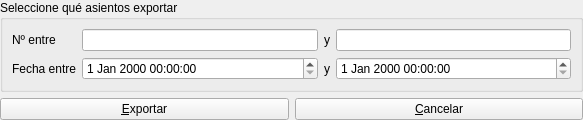
<?xml version="1.0" encoding="UTF-8"?>
<ui version="4.0">
 <class>Form</class>
 <widget class="QWidget" name="Form">
  <property name="geometry">
   <rect>
    <x>0</x>
    <y>0</y>
    <width>583</width>
    <height>115</height>
   </rect>
  </property>
  <property name="windowTitle">
   <string>Exportar a Contaplus</string>
  </property>
  <layout class="QGridLayout" name="gridLayout_2">
   <property name="leftMargin">
    <number>0</number>
   </property>
   <property name="topMargin">
    <number>0</number>
   </property>
   <property name="rightMargin">
    <number>0</number>
   </property>
   <property name="bottomMargin">
    <number>0</number>
   </property>
   <item row="0" column="0" colspan="2">
    <widget class="QGroupBox" name="groupBox">
     <property name="title">
      <string>Seleccione qué asientos exportar</string>
     </property>
     <layout class="QGridLayout" name="gridLayout">
      <item row="0" column="0">
       <widget class="QLabel" name="label">
        <property name="text">
         <string>Nº entre</string>
        </property>
       </widget>
      </item>
      <item row="0" column="1">
       <widget class="DBNumberEdit" name="db_numero1">
        <property name="decimalNumbers">
         <number>0</number>
        </property>
       </widget>
      </item>
      <item row="0" column="2">
       <widget class="QLabel" name="label_2">
        <property name="text">
         <string>y</string>
        </property>
       </widget>
      </item>
      <item row="0" column="3">
       <widget class="DBNumberEdit" name="db_numero2">
        <property name="decimalNumbers">
         <number>0</number>
        </property>
       </widget>
      </item>
      <item row="1" column="0">
       <widget class="QLabel" name="label_3">
        <property name="text">
         <string>Fecha entre</string>
        </property>
       </widget>
      </item>
      <item row="1" column="1">
       <widget class="DBDateTimeEdit" name="db_fecha1"/>
      </item>
      <item row="1" column="2">
       <widget class="QLabel" name="label_4">
        <property name="text">
         <string>y</string>
        </property>
       </widget>
      </item>
      <item row="1" column="3">
       <widget class="DBDateTimeEdit" name="db_fecha2"/>
      </item>
     </layout>
    </widget>
   </item>
   <item row="1" column="0">
    <widget class="QPushButton" name="pbExportar">
     <property name="text">
      <string>&amp;Exportar</string>
     </property>
    </widget>
   </item>
   <item row="1" column="1">
    <widget class="QPushButton" name="pbCancel">
     <property name="text">
      <string>&amp;Cancelar</string>
     </property>
    </widget>
   </item>
  </layout>
 </widget>
 <customwidgets>
  <customwidget>
   <class>DBDateTimeEdit</class>
   <extends>QDateTimeEdit</extends>
   <header>widgets/dbdatetimeedit.h</header>
  </customwidget>
  <customwidget>
   <class>DBNumberEdit</class>
   <extends>QLineEdit</extends>
   <header>widgets/dbnumberedit.h</header>
  </customwidget>
 </customwidgets>
 <resources/>
 <connections/>
</ui>
